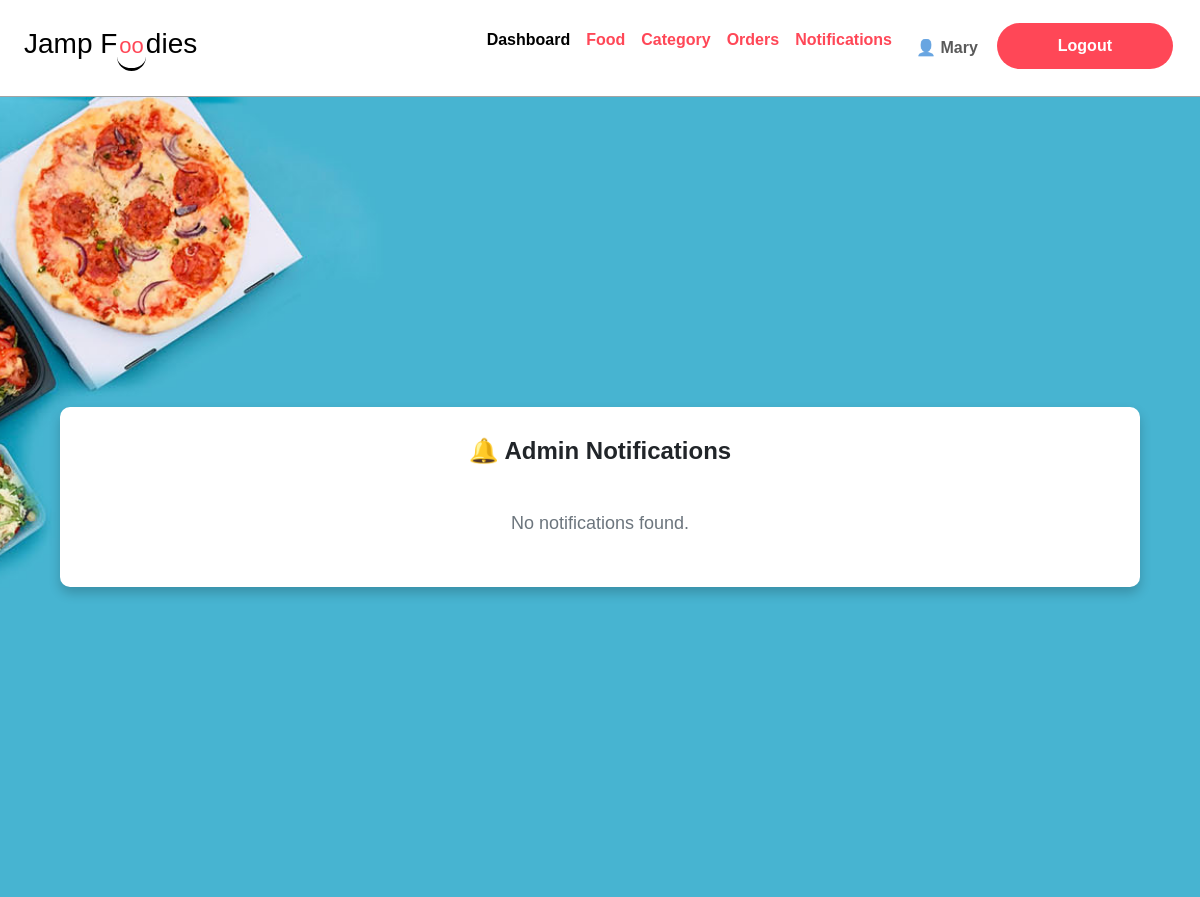
The app's page /admin/notifications.php (signed in), older data.
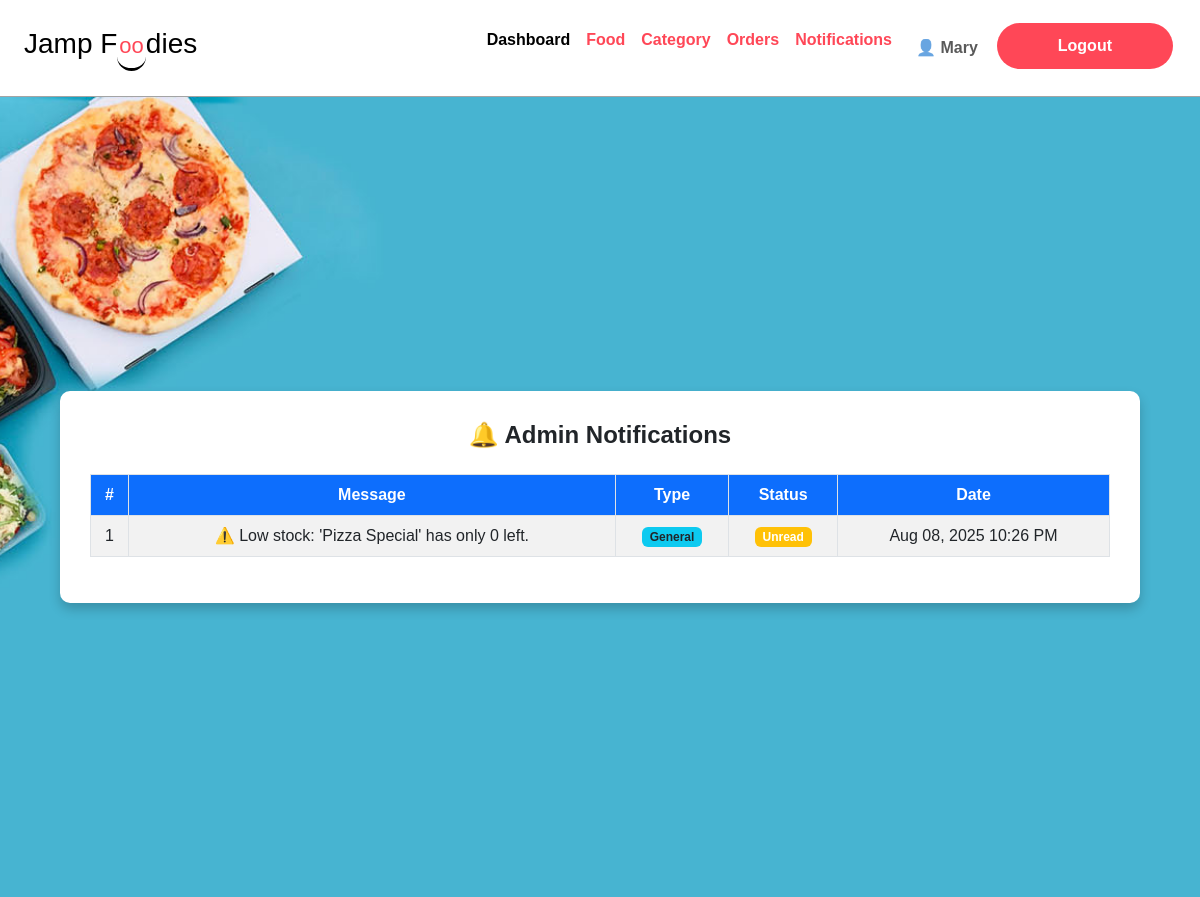
The same page, newer data.
### tables this page shows
CREATE TABLE `notifications` (
  `id` int(11) NOT NULL,
  `message` text NOT NULL,
  `type` varchar(50) DEFAULT 'general',
  `status` varchar(20) DEFAULT 'unread',
  `created_at` datetime DEFAULT current_timestamp()
);

### admin/notifications.php (the view, shortened to what this page needs)
<?php
include("include_front/navbar.php");
include 'include_front/connect.php';
$query = "SELECT * FROM notifications ORDER BY created_at DESC";
$result = mysqli_query($connect, $query);
?>
<!DOCTYPE html>
<html lang="en">
<head>
    <link href="https://cdn.jsdelivr.net/npm/bootstrap@5.3.0/dist/css/bootstrap.min.css" rel="stylesheet">
</head>
<body>
    <div class="bg-section">
        <div class="table-container">
            <h4 class="mb-4 text-center">🔔 Admin Notifications</h4>
            <?php if (mysqli_num_rows($result) > 0): ?>
                <div class="table-responsive">
                    <table class="table table-bordered table-striped table-hover">
                        <thead>
                            <tr>
                                <th>#</th>
                                <th>Message</th>
                                <th>Type</th>
                                <th>Status</th>
                                <th>Date</th>
                            </tr>
                        </thead>
                        <tbody>
                            <?php
                            $count = 1;
                            while ($row = mysqli_fetch_assoc($result)) {
                                echo "<tr>";
                                echo "<td>{$count}</td>";
                                echo "<td>{$row['message']}</td>";
                                echo "<td><span class='badge bg-info text-dark'>" . ucfirst($row['type']) . "</span></td>";
                                echo "<td><span class='badge " . ($row['status'] === 'unread' ? 'bg-warning' : 'bg-success') . "'>" . ucfirst($row['status']) . "</span></td>";
                                echo "<td>" . date("M d, Y h:i A", strtotime($row['created_at'])) . "</td>";
                                echo "</tr>";
                                $count++;
                            }
                            ?>
                        </tbody>
                    </table>
                </div>
            <?php else: ?>
                <div class="no-notification">No notifications found.</div>
            <?php endif; ?>
        </div>
    </div>
</body>
</html>

### admin/include_front/navbar.php (shortened to what this page needs)
<!DOCTYPE html>
<html lang="en">
<head>
    <link rel="stylesheet" href="../styles/styles.css">
    <link rel="stylesheet" href="../styles/admin.css">
    <link href="https://cdn.jsdelivr.net/npm/bootstrap@5.3.4/dist/css/bootstrap.min.css" rel="stylesheet"
 />
    <link rel="stylesheet" href="https://cdnjs.cloudflare.com/ajax/libs/font-awesome/6.4.0/css/all.min.css">
</head>
<body>
    <section class="container" style="border-bottom: 1px solid #0000005b;">
        <nav class="navbar navbar-expand-lg navbar-light" style="min-width: 100%;">
            <div class="container-fluid">
                <a class="navbar-brand" href="index.php">
                    <h3>Jamp F<span class="logo-letters">oo</span>dies</h3>
                </a>
                <div class="collapse navbar-collapse justify-content-end" id="navbarNav">
                    <ul class="navbar-nav active">
                        <li class="nav-item">
                            <a class="nav-link active" aria-current="page" href="index.php">Dashboard</a>
                        </li>
                        <li class="nav-item">
                            <a class="nav-link" href="food.php">Food</a>
                        </li>
                        <li class="nav-item">
                            <a class="nav-link" href="category.php">Category</a>
                        </li>
                        <li class="nav-item">
                            <a class="nav-link" href="orders.php">Orders</a>
                        </li>
                        <li class="nav-item">
                            <a class="nav-link" href="notifications.php">Notifications</a>
                        </li>
                        <li class="nav-item">
                            <a class="nav-link" href="my_account.php">
                                <span class="nav-link">👤 <?= $_SESSION['admin_name'] ?? 'Admin' ?></span>
                            </a>
                        </li>
                        <li class="nav-item">
                            <a href="logout.php" class="btn create">Logout</a>
                        </li>
                    </ul>
                </div>
            </div>
        </nav>
    </section>

### styles/styles.css (style rules this page uses)
* { margin: 0 0; padding: 0 0; box-sizing: border-box; font-family: 'Poppins', sans-serif; }
.container { width: 100%; min-width: 100%; margin: 0 auto; padding: 1%; }
.navbar-brand { width: 30%; }
.navbar-brand h3 { color: #000; }
.navbar-brand .logo-letters { font-size: 22px; border-bottom: 3px solid #000; border-radius: 20px; padding: 10px 2px; color: #ff4757; }
.navbar-nav li a { color: #ff4757; float: none; font-weight: 600; }
.navbar-nav .create { background-color: #ff4757; color: #fff; padding: 10px 60px; border-radius: 30px; font-weight: 600; margin: 3px 3px; }

### admin/notifications.php (style rules this page uses)
body, html { margin: 0; padding: 0; height: 100%; }
.bg-section { background-image: url('../images/bg.jpg'); background-position: center; background-size: cover; background-repeat: no-repeat; height: 100vh; display: flex; align-items: center; justify-content: center; overflow-y: auto; }
.table-container { max-width: 1100px; background-color: #ffffff; border-radius: 10px; box-shadow: 0 6px 12px rgba(0, 0, 0, 0.2); padding: 30px; width: 90%; }
.table thead th { background-color: #0d6efd; color: white; text-align: center; }
.table tbody td { vertical-align: middle; text-align: center; }
h4 { font-weight: 600; }
.no-notification { text-align: center; padding: 20px; font-size: 18px; color: #6c757d; }

Row changes from the older to the newer data that the page shows:
added notifications: message "⚠️ Low stock: 'Pizza Special' has only 0 left.", type "General", status "Unread", created_at "Aug 08, 2025 10:26 PM"
Text that changed along with them:
text no longer shown: "No notifications found."
text now shown: "# Message Type Status Date"
